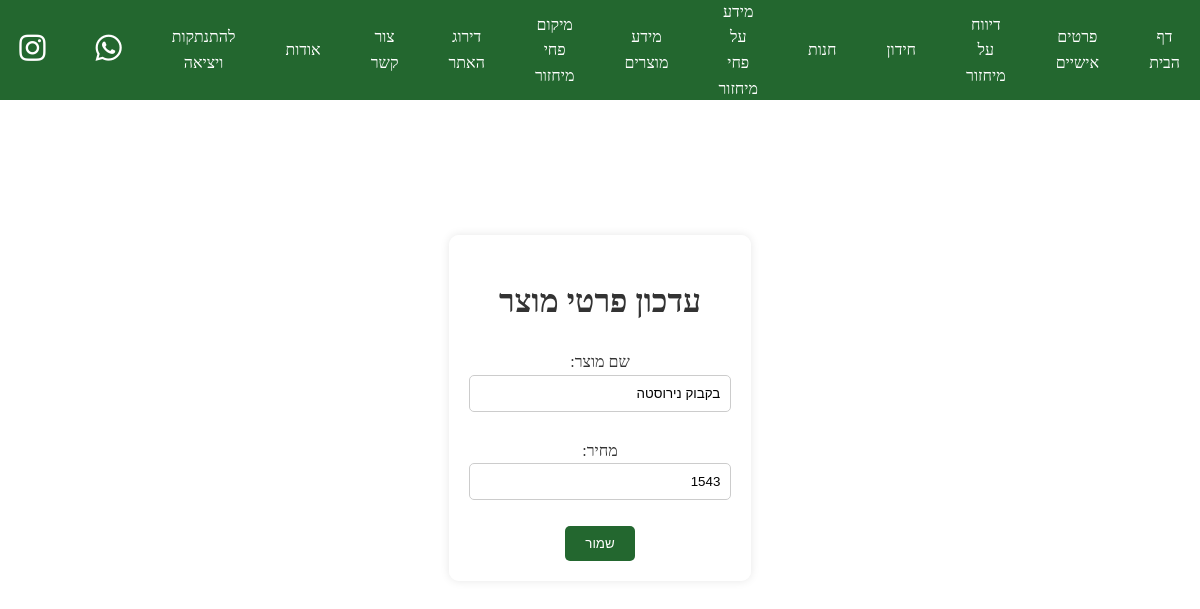
Page /website/updatestoreproduct/87/ (signed in) on the earlier database version.
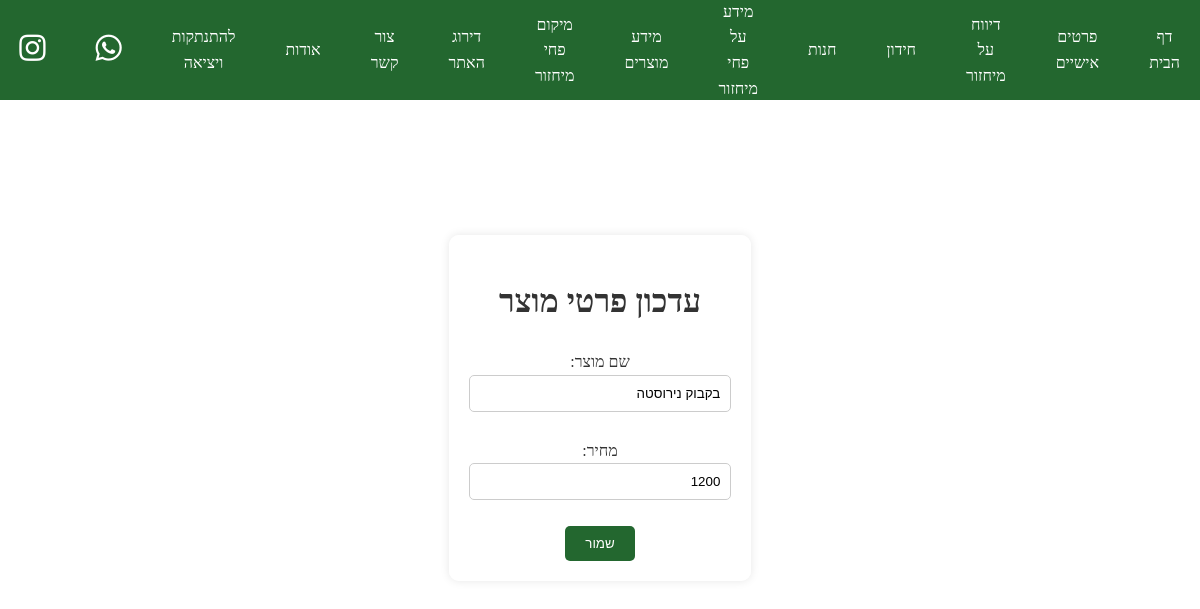
Same page on the later database version.
### website/models.py (models this page shows, shortened)
class products(models.Model):
	product_name = models.CharField(max_length=255)
	Product_type = models.BooleanField(default=False)
	value = models.PositiveIntegerField(default=10)
	BIN_TYPE_CHOICES = (
		('כתום', 'כתום'),
		('כחול', 'כחול'),
		('חום', 'חום'),
		('ירוק', 'ירוק'),
		('סגול', 'סגול'),
		('אפור', 'אפור'),
		('מיחזורית- בקבוקי שתייה בנפח של מעל 1.5 ליטר ', 'מיחזורית- בקבוקי שתייה בנפח של מעל 1.5 ליטר '),
		('קרטוניה', 'קרטוניה'),
	)
	bin_type = models.CharField(max_length=255, choices=BIN_TYPE_CHOICES, null=True, blank=True)

### website/views.py (the view)
# urls.py: path('updatestoreproduct/<int:pk>/', views.updatestoreproduct, name='updatestoreproduct'),
@login_required
def updatestoreproduct(request, pk):
    loginuser = request.user
    checkadmin = loginuser.is_superuser
    usertype = loginuser.user_type
    if checkadmin:
        usertype = "a"
    pagetitle = 'עדכון פרטי מוצר'
    product = products.objects.get(id=pk)
    form = storeProductForm(instance=product) # prepopulate the form with an existing band
    if request.method == 'POST':
        form = ProductForm(request.POST, instance=product)
        if form.is_valid():
            form.save()
            return redirect('adminstore')
    return render(request, 'store_product_form.html', {'form': form, 'pagetitle': pagetitle, 'userType': usertype})

### website/forms.py
class storeProductForm(forms.ModelForm):
    class Meta:
        model = products
        fields = ["id", "product_name", "value"]
        labels = {
            "id": _("מזהה"),
            "product_name": _("שם מוצר"),
            "value": _("מחיר"),
    }
    def __init__(self, *args, **kwargs):
        super(storeProductForm, self).__init__(*args, **kwargs)

### website/templates/store_product_form.html (shortened to what this page needs)
{% extends "master.html" %}
{% block content %}
<body>
    <div class="container">
        <div class="content-wrapper">
            <h1>{{ pagetitle }}</h1>
            <form id="storePform" method="post" enctype="multipart/form-data" onsubmit="showAlert()">
                {{ form.as_p }}
                <input type="submit" value="שמור">
            </form>
        </div>
    </div>
</body>
{% endblock %}

Differences in the rows shown:
changed products "בקבוק נירוסטה": value "1543" → "1200"
